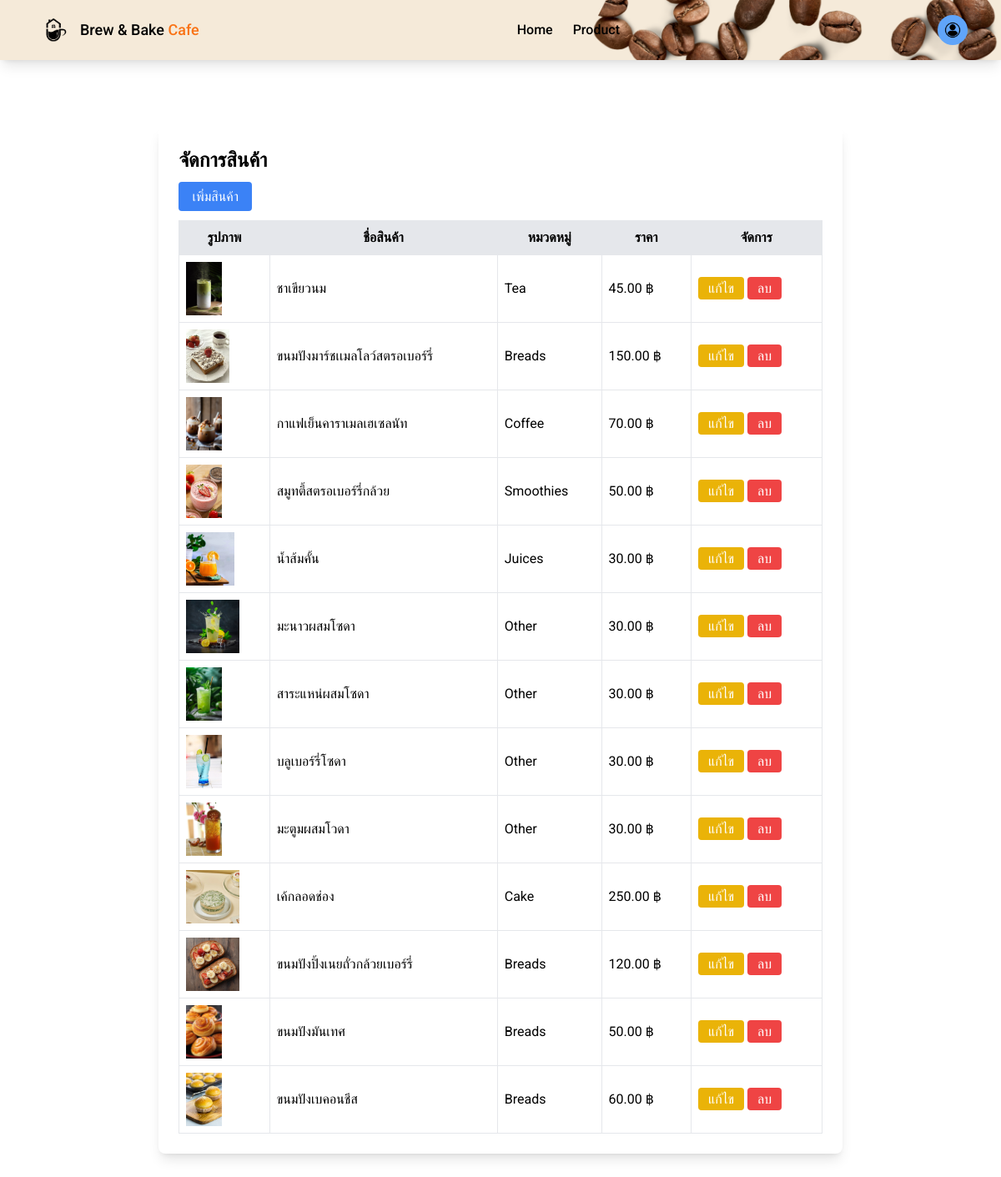
The app's page /admin_product.php with its own data.
### tables this page shows
CREATE TABLE `products` (
  `id` int(11) NOT NULL,
  `name` varchar(255) NOT NULL,
  `price` decimal(10,2) NOT NULL DEFAULT 0.00,
  `subcategory_id` int(11) NOT NULL,
  `image` varchar(255) NOT NULL
);

CREATE TABLE `subcategories` (
  `id` int(11) NOT NULL,
  `category_id` int(11) NOT NULL,
  `name` varchar(255) NOT NULL
);

### admin_product.php (the view, shortened to what this page needs)
<?php
include 'db_connect.php';
$sql = "SELECT p.id, p.name, p.image, p.price, s.name AS subcategory
        FROM products p
        LEFT JOIN subcategories s ON p.subcategory_id = s.id";
$result = $conn->query($sql);
?>
<!DOCTYPE html>
<html lang="en">
<head>
    <script src="https://cdn.tailwindcss.com"></script>
</head>
<body class="bg-white font-[Roboto]">
    <div class="w-screen h-auto bg-no-repeat bg-cover bg-top" style="background-image: url('images/backG.png');">
        <nav class="flex justify-between items-center px-10 py-3 shadow-lg">
            <div class="flex items-center space-x-2">
                <div class="w-12">
                    <img src="images/logo.png" alt="Logo">
                </div>
                <div class="text-lg font-medium font-Pacifico">
                    Brew & Bake <span class="text-orange-500">Cafe</span>
                </div>
            </div>
            <div class="flex justify-center flex-1 space-x-6 font-medium">
                <a href="home.html" class="hover:text-orange-500">Home</a>
                <a href="#" class="hover:text-orange-500">Product</a>
            </div>
            <div class="flex items-center space-x-4">
                <a href="login.html">
                    <button class="p-2 bg-blue-400 text-white rounded-full hover:bg-orange-600">
                        <img src="images/avatar.png" alt="Login" class="w-5 h-5">
                    </button>
                </a>
            </div>
        </nav>
    </div>
    <section class="container mx-auto py-20 flex flex-row items-center justify-center">
        <div class="w-4/5 mx-auto bg-white p-6 rounded-lg shadow-lg">
            <h1 class="text-2xl font-bold mb-4">จัดการสินค้า</h1>
            <a href="add_product.php" class="bg-blue-500 text-white px-4 py-2 rounded">เพิ่มสินค้า</a>
            <table class="w-full mt-4 border-collapse">
                <thead>
                    <tr class="bg-gray-200">
                        <th class="border p-2">รูปภาพ</th>
                        <th class="border p-2">ชื่อสินค้า</th>
                        <th class="border p-2">หมวดหมู่</th>
                        <th class="border p-2">ราคา</th>
                        <th class="border p-2">จัดการ</th>
                    </tr>
                </thead>
                <tbody>
                    <?php while ($row = $result->fetch_assoc()) : ?>
                    <tr class="border">
                        <td class="border p-2"><img src="uploads/<?php echo htmlspecialchars($row['image']); ?>" class="h-16"></td>
                        <td class="border p-2"><?php echo htmlspecialchars($row['name']); ?></td>
                        <td class="border p-2"><?php echo htmlspecialchars($row['subcategory']); ?></td>
                        <td class="border p-2"><?php echo number_format($row['price'], 2); ?> ฿</td>
                        <td class="border p-2">
                            <a href="edit_product.php?id=<?php echo $row['id']; ?>" class="bg-yellow-500 text-white px-3 py-1 rounded">แก้ไข</a>
                            <a href="delete_product.php?id=<?php echo $row['id']; ?>" class="bg-red-500 text-white px-3 py-1 rounded" onclick="return confirm('คุณแน่ใจหรือไม่?');">ลบ</a>
                        </td>
                    </tr>
                    <?php endwhile; ?>
                </tbody>
            </table>
        </div>
    </section>
</body>
</html>

### records on screen
products: image (picture), name "ชาเขียวนม", subcategory.name "Tea", price "45.00"
products: image (picture), name "ขนมปังมาร์ชเเมลโลว์สตรอเบอร์รี่", subcategory.name "Breads", price "150.00"
products: image (picture), name "กาแฟเย็นคาราเมลเฮเซลนัท", subcategory.name "Coffee", price "70.00"
products: image (picture), name "สมูทตี้สตรอเบอร์รี่กล้วย", subcategory.name "Smoothies", price "50.00"
products: image (picture), name "น้ำส้มคั้น", subcategory.name "Juices", price "30.00"
products: image (picture), name "มะนาวผสมโซดา", subcategory.name "Other", price "30.00"
products: image (picture), name "สาระแหน่ผสมโซดา", subcategory.name "Other", price "30.00"
products: image (picture), name "บลูเบอร์รี่โซดา", subcategory.name "Other", price "30.00"
products: image (picture), name "มะตูมผสมโวดา", subcategory.name "Other", price "30.00"
products: image (picture), name "เค้กลอดช่อง", subcategory.name "Cake", price "250.00"
products: image (picture), name "ขนมปังปิ้งเนยถั่วกล้วยเบอร์รี่", subcategory.name "Breads", price "120.00"
products: image (picture), name "ขนมปังมันเทศ", subcategory.name "Breads", price "50.00"
products: image (picture), name "ขนมปังเบคอนชีส", subcategory.name "Breads", price "60.00"
